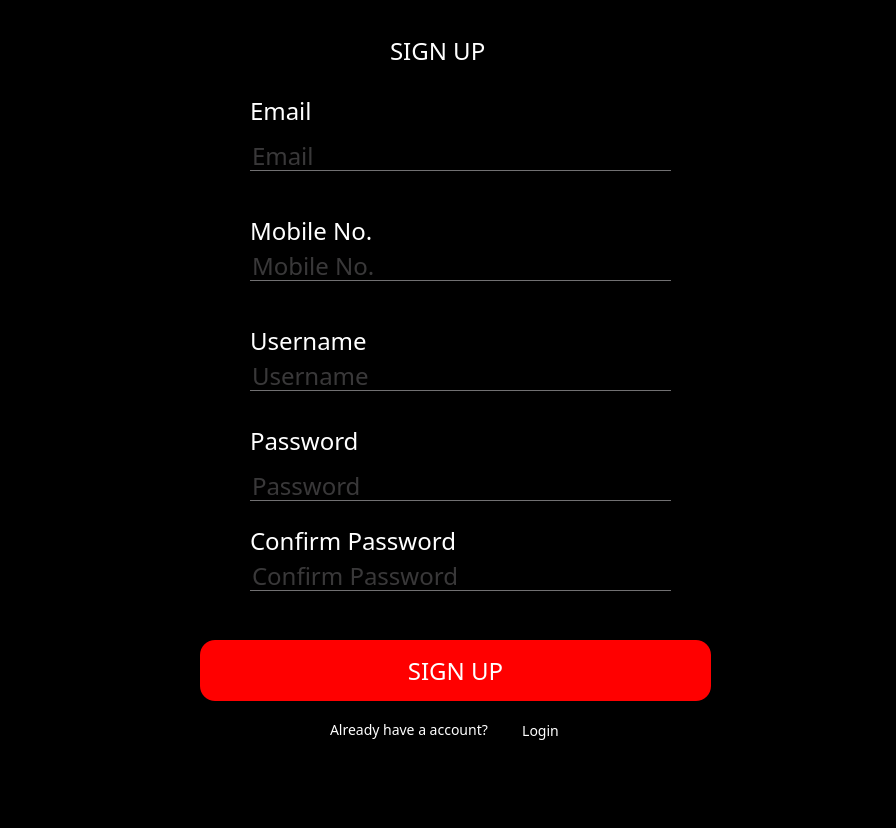
<?xml version="1.0" encoding="UTF-8"?>
<ui version="4.0">
 <class>Form</class>
 <widget class="QWidget" name="Form">
  <property name="geometry">
   <rect>
    <x>0</x>
    <y>0</y>
    <width>896</width>
    <height>828</height>
   </rect>
  </property>
  <property name="windowTitle">
   <string>Form</string>
  </property>
  <property name="styleSheet">
   <string notr="true">*{
background:rgba;
font-family:century gothic;
font-size:24px;
}
QFrame
{
background:rgba;
border-radius:15px
}
QPushButton
{
background:red;
border-radius:60px;
}
QToolButton
{
background:red;
border-radius:60px;
}
QLabel
{
color:white;
background:transparent;
}
QPushButton
{
color:white;
border-radius:15px;
}
QPushButton:hover
{
color:#333;
border-radius:15px;
background:#49ebff;
}
QLineEdit
{
background:transparent;
border:none;
color:#717072;
border-bottom:1px solid #717072
}
</string>
  </property>
  <widget class="QFrame" name="frame">
   <property name="geometry">
    <rect>
     <x>170</x>
     <y>10</y>
     <width>561</width>
     <height>751</height>
    </rect>
   </property>
   <property name="frameShape">
    <enum>QFrame::StyledPanel</enum>
   </property>
   <property name="frameShadow">
    <enum>QFrame::Raised</enum>
   </property>
   <widget class="QLabel" name="label">
    <property name="geometry">
     <rect>
      <x>220</x>
      <y>20</y>
      <width>111</width>
      <height>41</height>
     </rect>
    </property>
    <property name="text">
     <string>SIGN UP </string>
    </property>
   </widget>
   <widget class="QPushButton" name="signupbutton">
    <property name="geometry">
     <rect>
      <x>30</x>
      <y>630</y>
      <width>511</width>
      <height>61</height>
     </rect>
    </property>
    <property name="text">
     <string>SIGN UP</string>
    </property>
   </widget>
   <widget class="QLineEdit" name="mobileno">
    <property name="geometry">
     <rect>
      <x>80</x>
      <y>240</y>
      <width>421</width>
      <height>31</height>
     </rect>
    </property>
    <property name="text">
     <string/>
    </property>
    <property name="placeholderText">
     <string>Mobile No.</string>
    </property>
   </widget>
   <widget class="QLineEdit" name="password">
    <property name="geometry">
     <rect>
      <x>80</x>
      <y>460</y>
      <width>421</width>
      <height>31</height>
     </rect>
    </property>
    <property name="text">
     <string/>
    </property>
    <property name="echoMode">
     <enum>QLineEdit::Password</enum>
    </property>
    <property name="placeholderText">
     <string>Password</string>
    </property>
   </widget>
   <widget class="QLabel" name="label_2">
    <property name="geometry">
     <rect>
      <x>80</x>
      <y>200</y>
      <width>151</width>
      <height>41</height>
     </rect>
    </property>
    <property name="text">
     <string>Mobile No.</string>
    </property>
   </widget>
   <widget class="QLabel" name="label_3">
    <property name="geometry">
     <rect>
      <x>80</x>
      <y>410</y>
      <width>141</width>
      <height>41</height>
     </rect>
    </property>
    <property name="text">
     <string>Password</string>
    </property>
   </widget>
   <widget class="QLineEdit" name="confirmpass">
    <property name="geometry">
     <rect>
      <x>80</x>
      <y>550</y>
      <width>421</width>
      <height>31</height>
     </rect>
    </property>
    <property name="text">
     <string/>
    </property>
    <property name="echoMode">
     <enum>QLineEdit::Password</enum>
    </property>
    <property name="placeholderText">
     <string>Confirm Password</string>
    </property>
   </widget>
   <widget class="QLabel" name="label_4">
    <property name="geometry">
     <rect>
      <x>80</x>
      <y>510</y>
      <width>211</width>
      <height>41</height>
     </rect>
    </property>
    <property name="text">
     <string>Confirm Password</string>
    </property>
   </widget>
   <widget class="QLabel" name="label_5">
    <property name="geometry">
     <rect>
      <x>80</x>
      <y>80</y>
      <width>141</width>
      <height>41</height>
     </rect>
    </property>
    <property name="text">
     <string>Email</string>
    </property>
   </widget>
   <widget class="QLineEdit" name="email">
    <property name="geometry">
     <rect>
      <x>80</x>
      <y>130</y>
      <width>421</width>
      <height>31</height>
     </rect>
    </property>
    <property name="text">
     <string/>
    </property>
    <property name="placeholderText">
     <string>Email</string>
    </property>
   </widget>
   <widget class="QLineEdit" name="username_3">
    <property name="geometry">
     <rect>
      <x>80</x>
      <y>350</y>
      <width>421</width>
      <height>31</height>
     </rect>
    </property>
    <property name="text">
     <string/>
    </property>
    <property name="placeholderText">
     <string>Username</string>
    </property>
   </widget>
   <widget class="QLabel" name="label_6">
    <property name="geometry">
     <rect>
      <x>80</x>
      <y>310</y>
      <width>151</width>
      <height>41</height>
     </rect>
    </property>
    <property name="text">
     <string>Username</string>
    </property>
   </widget>
   <widget class="QLabel" name="label_7">
    <property name="geometry">
     <rect>
      <x>160</x>
      <y>710</y>
      <width>191</width>
      <height>20</height>
     </rect>
    </property>
    <property name="styleSheet">
     <string notr="true">font-size:14px
</string>
    </property>
    <property name="text">
     <string>Already have a account?</string>
    </property>
   </widget>
   <widget class="QPushButton" name="login">
    <property name="geometry">
     <rect>
      <x>340</x>
      <y>710</y>
      <width>61</width>
      <height>21</height>
     </rect>
    </property>
    <property name="styleSheet">
     <string notr="true">QPushButton
{
font-size:14px;
color:white;
background:transparent;
}</string>
    </property>
    <property name="text">
     <string>Login</string>
    </property>
   </widget>
  </widget>
 </widget>
 <resources/>
 <connections/>
</ui>
